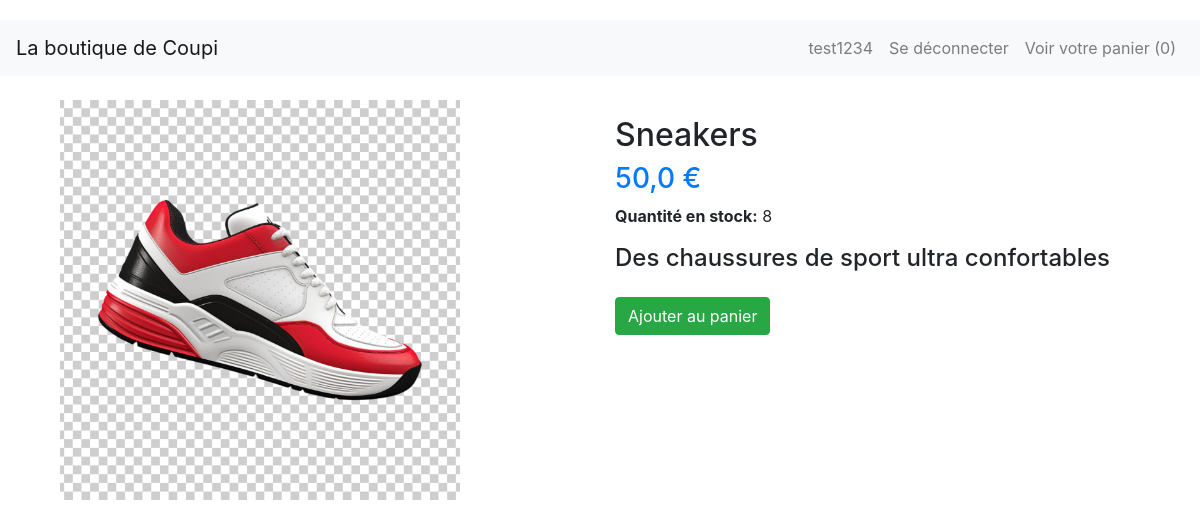
Page /product/sneakers/ (signed in) on the committed database.
### accounts/models.py (models this page shows)
class CustomUser(AbstractUser):
    pass

### store/models.py (models this page shows, shortened)
class Cart(models.Model):
    user = models.OneToOneField(AUTH_USER_MODEL, on_delete=models.CASCADE) #Je pouvais aussi faire un ForeignKey en faisant user= models.ForeignKey(unique=True)
    orders = models.ManyToManyField(Order) #plusieurs articles peuvent etre ajoutés au panier

class Product(models.Model):
    name = models.CharField(max_length=100)
    slug = models.SlugField(max_length=100)
    price = models.FloatField(default=0.0)
    qte_stock = models.IntegerField(default=0)
    description = models.TextField(blank=True)
    image = models.ImageField(upload_to='products', blank=True, null=True)

### store/views.py (the view)
# urls.py: path('product/<str:slug>/', product_detail, name="product_detail"),
def product_detail(request,slug):
    product = get_object_or_404(Product, slug=slug)
    return render(request,'detail.html', context={"product": product})

### store/templates/detail.html
{% extends 'base.html' %}
{% block content %}
<div class="container mt-4">
    <div class="row">
        <div class="col-md-6">
            <img src="{{ product.image.url }}" alt="{{ product.name }}" class="img-fluid" style="max-height: 400px; object-fit: cover;">
        </div>
        <div class="col-md-6">
            <h2 class="mt-3">{{ product.name }}</h2>
            <h3 class="text-primary">{{ product.price }} €</h3>
            <p><strong>Quantité en stock:</strong> {{ product.qte_stock }}</p>
            <h4 class="mt-3">{{ product.description }}</h4>
            {% if user.is_authenticated %}
            <p class="mt-4">
                <a href="{% url 'add-to-cart' product.slug %}" class="btn btn-success">Ajouter au panier</a>
            </p>
            {% else %}
            <p class="mt-4">
                <a href="{% url 'login' %}" class="btn btn-primary">Connectez-vous pour ajouter au panier</a>
            </p>
            {% endif %}
        </div>
    </div>
</div>
{% endblock %}

### templates/base.html (shortened to what this page needs)
<!DOCTYPE html>
 <html class="no-js">
<html>
    <head>
        <link href="https://stackpath.bootstrapcdn.com/bootstrap/4.5.2/css/bootstrap.min.css" rel="stylesheet">
    </head>
    <body>
        <nav class="navbar navbar-expand-lg navbar-light bg-light">
            <a class="navbar-brand" href="{% url 'page_acceuil_boutique' %}">La boutique de Coupi</a>
            <div class="collapse navbar-collapse" id="navbarNav">
                <ul class="navbar-nav ml-auto">
                    {% if user.is_authenticated %}
                        <li class="nav-item">
                            <span class="nav-link">{{ user.username }}</span>
                        </li>
                        <li class="nav-item">
                            <a class="nav-link" href="{% url 'logout' %}">Se déconnecter</a>
                        </li>
                    {% endif %}
                    {% if user.cart %}
                        <li class="nav-item">
                            <a class="nav-link" href="{% url 'cart' %}">Voir votre panier ({{ user.cart.orders.count }})</a>
                        </li>
                    {% endif %}
                </ul>
            </div>
        </nav>
        <div class="container">
            {% block content %}
            {% endblock %}
        </div>
    </body>
</html>

### templates/base.html (style rules this page uses)
body { padding-top: 20px; }
.navbar { margin-bottom: 20px; }

### rows in the picture
CustomUser: username "test1234", cart.orders.count "0"
Product: image (picture), name "Sneakers", price "50,0", qte_stock "8", description "Des chaussures de sport ultra confortables"
